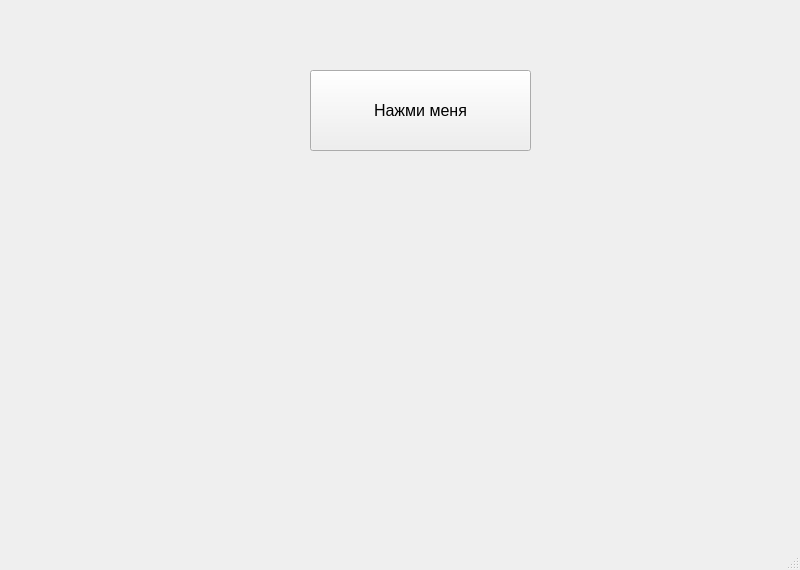
<?xml version="1.0" encoding="UTF-8"?>
<ui version="4.0">
 <class>mainWindow</class>
 <widget class="QMainWindow" name="mainWindow">
  <property name="geometry">
   <rect>
    <x>0</x>
    <y>0</y>
    <width>800</width>
    <height>570</height>
   </rect>
  </property>
  <property name="minimumSize">
   <size>
    <width>800</width>
    <height>570</height>
   </size>
  </property>
  <property name="maximumSize">
   <size>
    <width>800</width>
    <height>570</height>
   </size>
  </property>
  <property name="windowTitle">
   <string>Желтые окружности</string>
  </property>
  <widget class="QWidget" name="centralwidget">
   <widget class="QLabel" name="label">
    <property name="geometry">
     <rect>
      <x>0</x>
      <y>0</y>
      <width>800</width>
      <height>570</height>
     </rect>
    </property>
    <property name="minimumSize">
     <size>
      <width>800</width>
      <height>570</height>
     </size>
    </property>
    <property name="maximumSize">
     <size>
      <width>800</width>
      <height>570</height>
     </size>
    </property>
    <property name="text">
     <string/>
    </property>
   </widget>
   <widget class="QPushButton" name="pushButton">
    <property name="geometry">
     <rect>
      <x>310</x>
      <y>70</y>
      <width>221</width>
      <height>81</height>
     </rect>
    </property>
    <property name="font">
     <font>
      <pointsize>12</pointsize>
     </font>
    </property>
    <property name="text">
     <string>Нажми меня</string>
    </property>
   </widget>
  </widget>
  <widget class="QMenuBar" name="menubar">
   <property name="geometry">
    <rect>
     <x>0</x>
     <y>0</y>
     <width>800</width>
     <height>26</height>
    </rect>
   </property>
  </widget>
  <widget class="QStatusBar" name="statusbar"/>
 </widget>
 <resources/>
 <connections/>
</ui>
